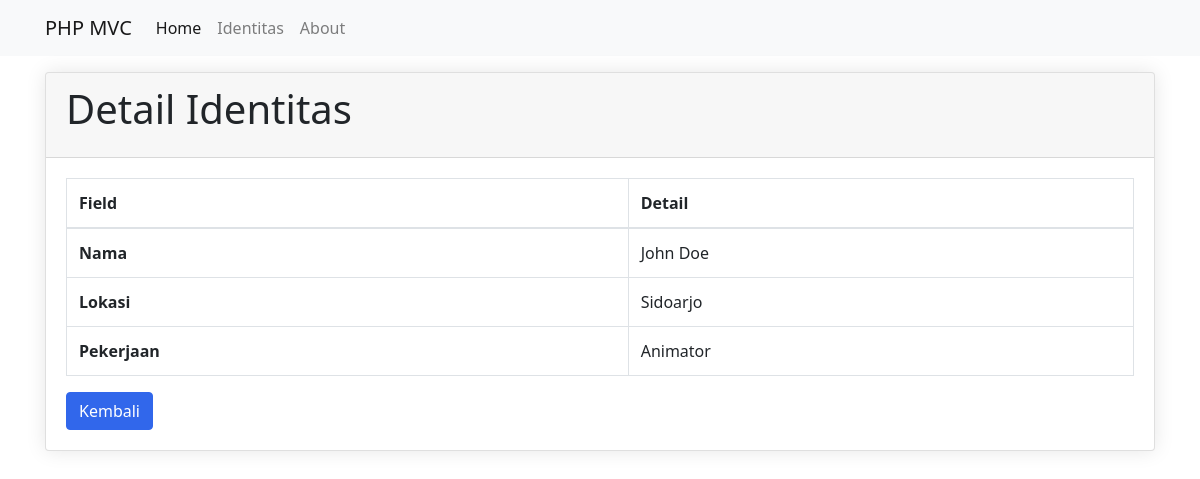
Page /public/identitas/detail/20 on the committed database.
### tables this page shows
CREATE TABLE `identitas` (
  `id` int(11) NULL,
  `nama` varchar(100) DEFAULT NULL,
  `pekerjaan` int(11) DEFAULT NULL,
  `lokasi` int(11) DEFAULT NULL
);

CREATE TABLE `lokasi` (
  `id` int(11) NULL,
  `lokasi` varchar(100) DEFAULT NULL
);

CREATE TABLE `pekerjaan` (
  `id` int(11) NULL,
  `pekerjaan` varchar(100) DEFAULT NULL
);

### app/core/Controller.php (called while the page is built, shortened)
<?php
class Controller {
    public function view($view, $data = [])
    {
        require_once '../app/views/' . $view . '.php';
    }
    public function model($model)
    {
        return new $model;
    }
}

### app/controllers/Identitas.php (called while the page is built, shortened)
<?php
class identitas extends Controller {
    public function detail($id)
    {
        $data['judul'] = 'Detail Identitas';
        $data['identitas'] = $this->model('Identitas_model')->getIdentitasById($id);
        $data['lokasi'] = $this->model('Identitas_model')->getLokasiById($data['identitas']['lokasi']);
        $data['pekerjaan'] = $this->model('Identitas_model')->getPekerjaanById($data['identitas']['pekerjaan']);
        $this->view('identitas/detail', $data);
    }
}

### app/core/App.php (called while the page is built, shortened)
<?php
class App {
    protected $method = 'index';
    protected $params = [];
    public function __construct()
    {
        $url = $this->parseURL();
        if (file_exists('../app/controllers/' . $url[0] . '.php')) {
            unset($url[0]);
        }
        $this->controller = new $this->controller;
        if (isset($url[1])) {
            if (method_exists($this->controller, $url[1])) {
                $this->method = $url[1];
                unset($url[1]);
            }
        }
        if (!empty($url)) {
            $this->params = array_values($url);
        }
        call_user_func_array([$this->controller, $this->method], $this->params);
    }
    public function parseURL()
    {
        if (isset($_GET['url'])) {
            $url = rtrim($_GET['url'], '/');
            $url = filter_var($url, FILTER_SANITIZE_URL);
            return explode('/', $url);
        } else {
            return null;
        }
    }
}

### public/index.php (called while the page is built, shortened)
<?php
require_once '../app/core/App.php';
require_once '../app/core/Controller.php';
require_once '../app/core/Database.php';
$app = new App;

### app/core/Database.php (called while the page is built, shortened)
<?php
class Database {
    private $host = DB_HOST;
    private $user = DB_USER;
    private $pass = DB_PASS;
    private $db_name = DB_NAME;
    private $dbh;
    private $stmt;
    public function __construct()
    {
        $dsn = 'mysql:host=' . $this->host . ';dbname=' . $this->db_name;
        $option = [
            PDO::ATTR_PERSISTENT => true,
            PDO::ATTR_ERRMODE => PDO::ERRMODE_EXCEPTION
        ];
        try {
            $this->dbh = new PDO($dsn, $this->user, $this->pass, $option);
        } catch(PDOException $e) {
            die($e->getMessage());
        }
    }
    public function query($query)
    {
        $this->stmt = $this->dbh->prepare($query);
    }
    public function bind($param, $value, $type = null)
    {
        if( is_null($type) ) {
            switch( true ) {
                case is_int($value) :
                    $type = PDO::PARAM_INT;
                    break;
                default :
                    $type = PDO::PARAM_STR;
            }
        }
        $this->stmt->bindValue($param, $value, $type);
    }
    public function execute()
    {
        $this->stmt->execute();
    }
    public function single()
    {
        $this->execute();
        return $this->stmt->fetch(PDO::FETCH_ASSOC);
    }
}

### app/models/Identitas_model.php (called while the page is built, shortened)
<?php
class Identitas_model {
    private $table = 'identitas';
    private $db;
    public function __construct()
    {
        $this->db = new Database;
    }
    public function getIdentitasById($id)
    {
        $this->db->query('SELECT * FROM ' . $this->table . ' WHERE id = :id');
        $this->db->bind('id', $id);
        return $this->db->single();
    }
    public function getLokasiById($id) {
        $query = "SELECT * FROM lokasi WHERE id = :id";
        $this->db->query($query);
        $this->db->bind('id', $id);
        return $this->db->single();
    }
    public function getPekerjaanById($id) {
        $query = "SELECT * FROM pekerjaan WHERE id = :id";
        $this->db->query($query);
        $this->db->bind('id', $id);
        return $this->db->single();
    }
}

### app/views/identitas/detail.php (the view, shortened to what this page needs)
<!DOCTYPE html>
<html lang="en">
<head>
    <link rel="stylesheet" href="https://stackpath.bootstrapcdn.com/bootstrap/4.5.2/css/bootstrap.min.css">
    <link rel="stylesheet" href="<?= htmlspecialchars(BASEURL, ENT_QUOTES, 'UTF-8'); ?>/css/style.css">
</head>
<body>
    <div class="container mt-3">
        <div class="card">
            <div class="card-header d-flex justify-content-between align-items-center">
                <h1 class="card-title">Detail Identitas</h1>
            </div>
            <div class="card-body">
                <table class="table table-bordered">
                    <thead>
                        <tr>
                            <th scope="col">Field</th>
                            <th scope="col">Detail</th>
                        </tr>
                    </thead>
                    <tbody>
                        <tr>
                            <td><strong>Nama</strong></td>
                            <td><?= htmlspecialchars($data['identitas']['nama'], ENT_QUOTES, 'UTF-8'); ?></td>
                        </tr>
                        <tr>
                            <td><strong>Lokasi</strong></td>
                            <td><?= htmlspecialchars($data['lokasi']['lokasi'], ENT_QUOTES, 'UTF-8'); ?></td>
                        </tr>
                        <tr>
                            <td><strong>Pekerjaan</strong></td>
                            <td><?= htmlspecialchars($data['pekerjaan']['pekerjaan'], ENT_QUOTES, 'UTF-8'); ?></td>
                        </tr>
                    </tbody>
                </table>
                <a href="<?= htmlspecialchars(BASEURL, ENT_QUOTES, 'UTF-8'); ?>/identitas" class="btn btn-primary">Kembali</a>
            </div>
        </div>
    </div>
</body>
</html>

### app/views/identitas/detail.php (style rules this page uses)
body { font-family: 'Segoe UI', sans-serif; }
.card { box-shadow: 0 0 20px rgba(0,0,0,0.1); margin-bottom: 30px; }
.btn-primary { background-color: #3167eb; border-color: #3167eb; }

### rows in the picture
identitas: nama "John Doe"
lokasi: lokasi "Sidoarjo"
pekerjaan: pekerjaan "Animator"
